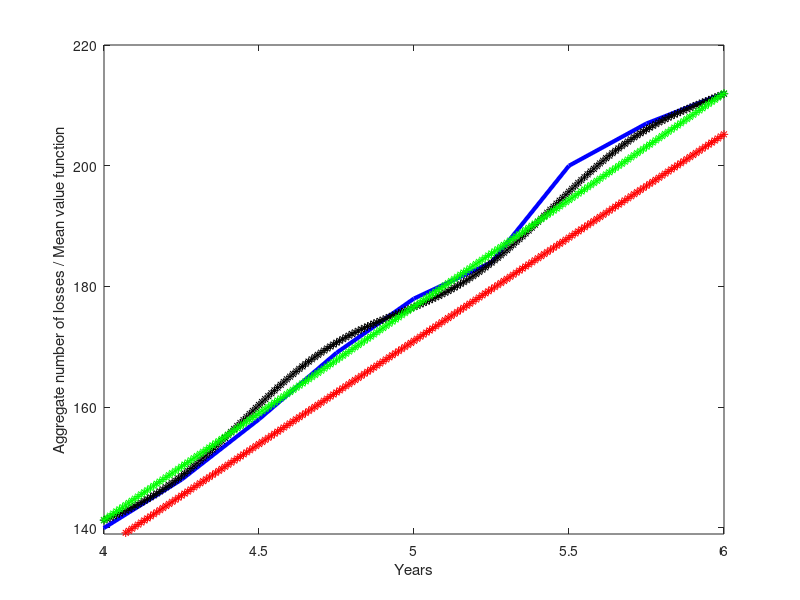

MATLAB code to generate this figure:
clear all
close all
clc
m= load('ncl.dat')

lambdaHPP = 34.2
lambdaNHPP1 =[35.32,2.32*2*pi,-0.2]
lambdaNHPP2= [35.22,0.224,-0.16]
A=4
B=6
Delta=0.01

i = tabulate(m(:,5))
j = i (:, 2)
n=j'
t = (1:length(n))/4
tn=[t;n]
ncum = cumsum(n)
p=A:Delta:B
HP = lambdaHPP*p
NHP1 = lambdaNHPP1(1)*p-lambdaNHPP1(2)/(2*pi)*cos(2*pi*(p+lambdaNHPP1(3)))+lambdaNHPP1(2)/(2*pi)*cos(2*pi*lambdaNHPP1(3))
NHP2 = lambdaNHPP2(1)*p+lambdaNHPP2(2)*(0.5*p-1/(8*pi)*sin(4*pi*(p+lambdaNHPP2(3)))+1/(8*pi)*sin(4*pi*lambdaNHPP2(3)))

plot(t,ncum,'b', 'LineWidth',3)
axis([4 6 139 220])
xlabel('Years')
ylabel('Aggregate number of losses / Mean value function')
hold on
plot(p,HP,'r*:')
hold on
plot(p,NHP1,'k*--')
hold on
plot(p,NHP2,'g*-.')